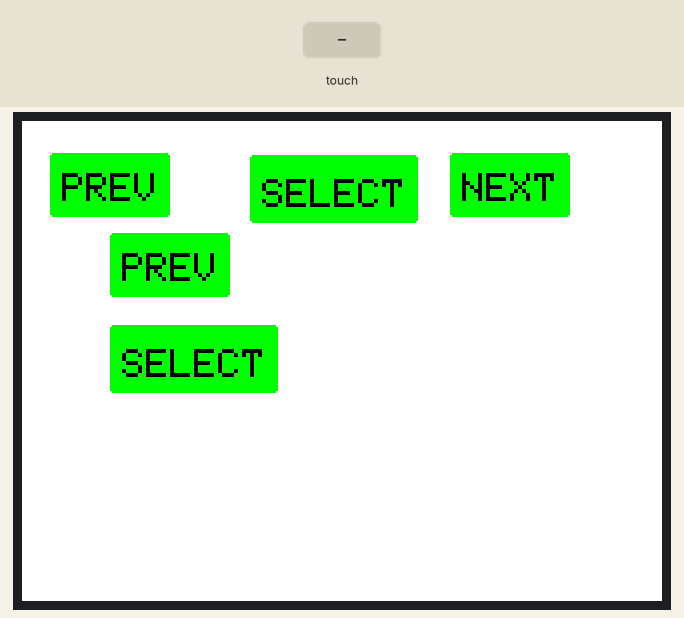
A sketch run on a simulated Arduino Uno, built with avr-gcc and run on an emulated ATmega328P. Shown: 320×240 colour display. Inputs (shaded band) come from the test bench. What the sketch prints to the serial monitor is not drawn.

Above: at 1.3 s.
1.4 s: touch panel pressed at 13 % / 30 % of its raw x / y range
At 1.78 s:
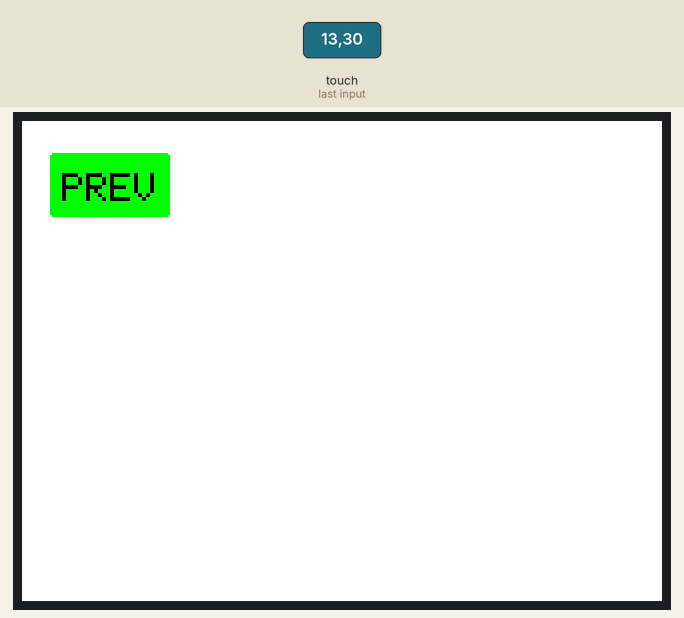
At 3.8 s:
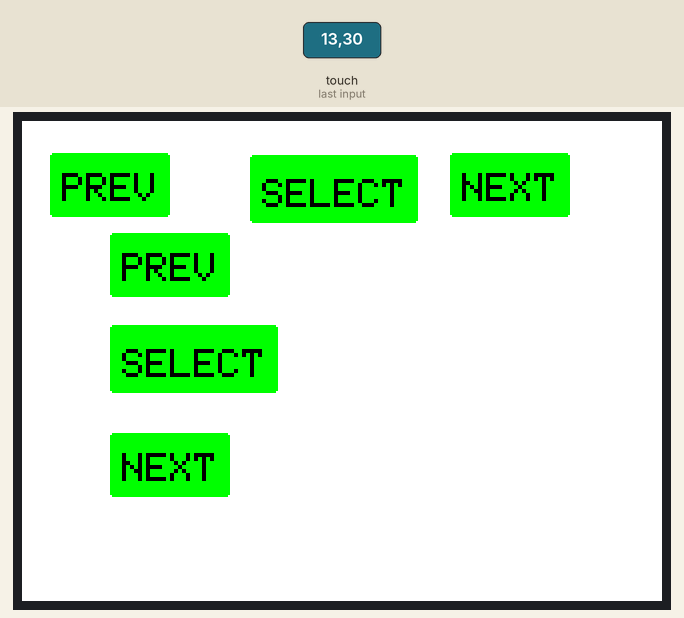
Timing chart, 0 to 5.3 s (numbered marks = the images above; inputs shaded):
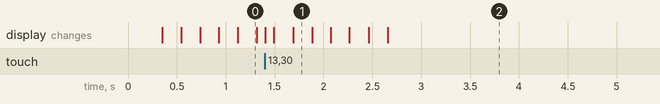

The sketch:

buttonRecheck_1.ino
```cpp
// Library For TFT Lcd
#include <SPFD5408_Adafruit_GFX.h>
#include <SPFD5408_Adafruit_TFTLCD.h>
#include <SPFD5408_TouchScreen.h>
                    /******TFT LCD STUFF *******/
#if defined(__SAM3X8E__)
    #undef __FlashStringHelper::F(string_literal)
    #define F(string_literal) string_literal
#endif

//#define YP A3  // must be an analog pin, use "An" notation!
//#define XM A2  // must be an analog pin, use "An" notation!
//#define YM 9   // can be a digital pin
//#define XP 8   // can be a digital pin

#define YP A2  // must be an analog pin, use "An" notation!
#define XM A3  // must be an analog pin, use "An" notation!
#define YM 8   // can be a digital pin
#define XP 9   // can be a digital pin

#define TS_MINX 125-55
#define TS_MINY 905 //85
#define TS_MAXX 965
#define TS_MAXY 85//905
#define LCD_CS A3
#define LCD_CD A2
#define LCD_WR A1
#define LCD_RD A0
#define LCD_RESET A4

//Colors
#define Black           0x0000
#define Blue            0x001F
#define Green           0x07E0
#define Red             0xF800
#define Yellow          0xFFE0
#define White           0xFFFF
#define Orange          0xFD20
#define Pink            0xF81F
#define MINPRESSURE 10
#define MAXPRESSURE 1000
// Instantiating TouchScreen and LCD
Adafruit_TFTLCD tft(LCD_CS, LCD_CD, LCD_WR, LCD_RD, LCD_RESET);
TouchScreen ts = TouchScreen(XP, YP, XM, YM, 300);
#define BOXSIZE 40
#define PENRADIUS 3

/******TFT LCD STUFF ENDS *******/

int touchAreaIndex = 0;
int len = 0;
String touchStr;

struct touchAreaSt {
    int x1;
    int x2;
    int y1;
    int y2;
    String str;
};

struct touchAreaSt touchArea[10];

void setup()
{
    Serial.begin(9600);
    tft.reset();
    tft.begin(0x9341); // SDFP5408
    tft.setRotation(3);
    pinMode(XM, OUTPUT);
    pinMode(YP, OUTPUT);
}
void loop()
{
    homeScreen();
    while(buttonPressed() == false);
    tft.fillScreen(Black);
    boolean val = buttonPressed();
    Serial.println(val);
    if(buttonPressed() == true) {
        Serial.println("Button Pressed.  ret String = " + touchStr);
    }
   delay(10);
}


void homeScreen()
{
    clearTouchButtons();
    tft.fillScreen(White);
    createTouchButton("PREV",20,30,2,Black,Green,Red);
    createTouchButton("SELECT",120,35,2,Black,Green,Red);
    createTouchButton("NEXT",220,30,2,Black,Green,Red);

    createTouchButton("PREV",50,70,2,Black,Green,Red);
    createTouchButton("SELECT",50,120,2,Black,Green,Red);
    createTouchButton("NEXT",50,170,2,Black,Green,Red);
}

void clearTouchButtons()
{
    for(int i=0; i < sizeof(touchArea)/sizeof(touchAreaSt); i++) {
        touchArea[i].x1 = 0;
        touchArea[i].y1 = 0;
        touchArea[i].x2 = 0;
        touchArea[i].y2 = 0;
        touchArea[i].str = "";
    }
    touchAreaIndex = 0;
}


void createTouchButton(String msg,int cursorX,int cursorY,byte textSize,int textColor,int rectColor,int buttonSelectColor)
{
        if(textSize == 0) {
            textSize = 1;
        }

        int rectRadius = textSize;
        //static int len;
        len = msg.length();
        int sizeXFactor[] = {0,6,12,18,24,32}; //320/(no of char for textSize)
        int xMargin[] = {0,1,6,6,6,6};
        int sizeYFactor[] = {0,8,16,24,34,40}; //240/(no of lines for textSize)
        int yMargin[] = {0,1,6,6,6,6};
        int sizeX = len * sizeXFactor[textSize];
        int sizeY = sizeYFactor[textSize] ;
        int left = cursorX - xMargin[textSize];
        int top = cursorY - yMargin[textSize];
        int horiSize = (sizeX + 2*xMargin[textSize]);
        int vertSize = (sizeY + 2*yMargin[textSize]);
        touchArea[touchAreaIndex].x1 = left;
        touchArea[touchAreaIndex].y1 = top - 2*len;
        touchArea[touchAreaIndex].x2 = left + horiSize;
        touchArea[touchAreaIndex].y2 = top + vertSize - len;
        touchArea[touchAreaIndex].str = msg;
        Serial.print("sizeX :");
        Serial.println(sizeX);
        Serial.print("sizeY :");
        Serial.println(sizeY);
        Serial.print("X1 :");
        Serial.println(touchArea[touchAreaIndex].x1);
        Serial.print("X2 :");
        Serial.println(touchArea[touchAreaIndex].x2);
        Serial.print("Y1 :");
        Serial.println(touchArea[touchAreaIndex].y1);
        Serial.print("Y2 :");
        Serial.println(touchArea[touchAreaIndex].y2);
        Serial.print("HorizontalSize :");
        Serial.println(horiSize);
        Serial.print("VerticalSize :");
        Serial.println(vertSize);
        Serial.print("Left:");
        Serial.println(left);
        Serial.print("Top:");
        Serial.println(top);
        String str =  "Button In createTouchButton X1= " + String(touchArea[touchAreaIndex].x1) + " Y1 = " +  String(touchArea[touchAreaIndex].y1) + " x2 = " +  String(touchArea[touchAreaIndex].x2) + " Y2 = " + String(touchArea[touchAreaIndex].y2) + " Msg = " + msg ;
        Serial.println(str);

        //void fillRect(uint16_t x0, uint16_t y0, uint16_t w, uint16_t h, uint16_t color);
        //tft.fillRoundRect(left, top, horiSize, vertSize, rectRadius, rectColor);
        tft.fillRoundRect(touchArea[touchAreaIndex].x1, touchArea[touchAreaIndex].y1, touchArea[touchAreaIndex].x2-touchArea[touchAreaIndex].x1, touchArea[touchAreaIndex].y2 - touchArea[touchAreaIndex].y1, rectRadius, rectColor);
        //tft.fillRoundRect(touchArea[i].x1, touchArea[i].y1, touchArea[i].x2-touchArea[i].x1, touchArea[i].y2 - touchArea[i].y1, rectRadius, rectColor);
        tft.setCursor((cursorX ), (cursorY- len));
        tft.setTextSize(textSize);
        tft.setTextColor( textColor );
        tft.print(msg);
        touchAreaIndex++;
}

boolean buttonPressed() {
    if(touchAreaIndex == 0)
        return false;
    TSPoint p = ts.getPoint();
    pinMode(XM, OUTPUT);
    pinMode(YP, OUTPUT);
    if (p.z > MINPRESSURE && p.z < MAXPRESSURE) {
        p.x = map(p.x, TS_MINX, TS_MAXX, 0, tft.width());
        p.y = map(p.y, TS_MINY-40, TS_MAXY, 0, tft.height());
        Serial.print("("); Serial.print(p.x);
        Serial.print(", "); Serial.print(p.y);
        Serial.println(")");

        for(int i=0; i < sizeof(touchArea)/sizeof(touchAreaSt); i++) {
             if (( (p.x >= touchArea[i].x1 - len)  && p.x <= (touchArea[i].x2 - (3*len)) && p.y >= touchArea[i].y1 && p.y <= touchArea[i].y2 )) {
                touchStr = touchArea[i].str;
                tft.drawRoundRect(touchArea[i].x1, touchArea[i].y1, touchArea[i].x2-touchArea[i].x1, touchArea[i].y2 - touchArea[i].y1, 3, Red);
                tft.drawRoundRect(touchArea[i].x1, touchArea[i].y1, touchArea[i].x2-touchArea[i].x1, touchArea[i].y2 - touchArea[i].y1, 3, Red);
                //tft.drawRoundRect(touchArea[i].x1+1, touchArea[i].y1+1, (touchArea[i].x2-touchArea[i].x1)+1, touchArea[i].y2+1 - touchArea[i].y1+1, 3, Red);
                clearTouchButtons();
                return(true);
             }
        }
    }
    return false;
}
```

Measured:
- after the input at 1.4 s, the display: first changes at once (image 1 shows a later state)
